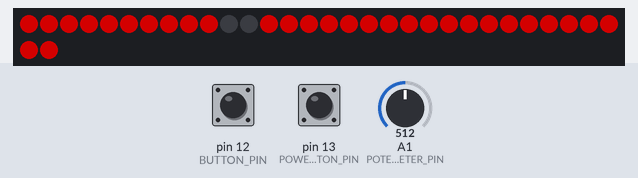
Simulated run of this sketch. Board: Arduino Uno, built with avr-gcc and run on an emulated ATmega328P. Parts: 32 RGB LEDs in strip order, left to right, continuing on the next row. Inputs (shaded band) come from the test bench; at power-on: pin 12 (BUTTON_PIN) HIGH, A1 (POTENTIOMETER_PIN) = 512, pin 13 (POWER_BUTTON_PIN) HIGH. Dim RGB values are drawn brighter than linear.

Above: at 1.27 s.
1.3 s: pin 12 (BUTTON_PIN) pulled LOW for 0.15 s
At 1.55 s:
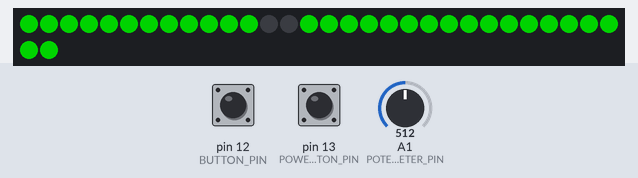
3.2 s: pin 12 (BUTTON_PIN) pulled LOW for 1 s
At 4.31 s:
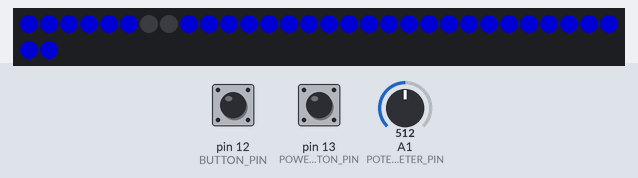
5.7 s: A1 (POTENTIOMETER_PIN) set to 716
7.3 s: pin 13 (POWER_BUTTON_PIN) pulled LOW for 0.15 s
At 7.7 s:
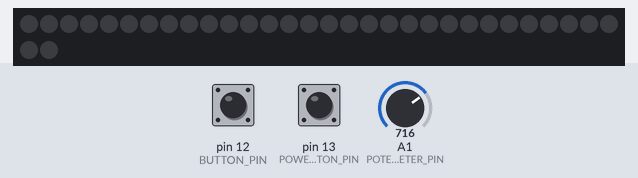
8.9 s: pin 13 (POWER_BUTTON_PIN) pulled LOW for 1 s
At 10.04 s:
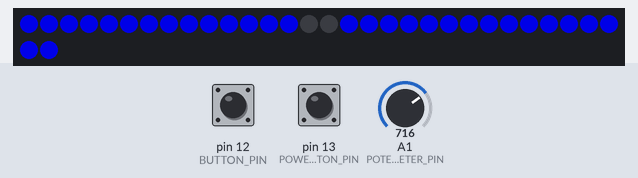

Measured:
- after the input at 1.3 s, the LEDs: first differ from a run without the input after 0.18 s (image 1)
- after the input at 3.2 s, the LEDs: first differ from a run without the input after 0.22 s (image 2 shows a later state)
- after the input at 7.3 s, the LEDs: change after 0.06 s (image 3)
- after the input at 8.9 s, the LEDs: first change after 0.15 s (image 4 shows a later state)

The sketch:

gammel_kode.ino
```cpp
#include <Adafruit_NeoPixel.h>

#define LED_PIN 3           // Pin for LED-stripe
#define NUM_LEDS 32          // Antall LED-er i stripen
#define BUTTON_PIN 12        // Pin for modusknapp
#define POTENTIOMETER_PIN A1 // Analog pin for potensiometer
#define POWER_BUTTON_PIN 13 // Pin for strømknapp
#define SPEED_BUTTON 1

Adafruit_NeoPixel strip = Adafruit_NeoPixel(NUM_LEDS, LED_PIN, NEO_GRB + NEO_KHZ800);

int buttonState = 0;       // Gjeldende tilstand av modusknapp
int lastButtonState = 0;   // Forrige tilstand av modusknapp
int powerButtonState = 0;  // Gjeldende tilstand av strømknapp
int lastPowerButtonState = 0; // Forrige tilstand av strømknapp
int mode = 0;              // Gjeldende modus
int brightness = 128;      // Gjeldende lysstyrke (0-255)
int potValue = 0;          // Verdi fra potensiometer
bool powerOn = true;    // Strømstatus
int currentLED = 0;        // Gjeldende LED i mønsteret

void setup() {
  strip.begin();
  strip.show(); // sett alle pixel til 'off', siden man slår av lyset når...
  pinMode(BUTTON_PIN, INPUT_PULLUP);
  pinMode(POWER_BUTTON_PIN, INPUT_PULLUP); // Strømknapp som input med pull-up motstand (trur jeg)
}

void loop() {

  activatePot();
  activateButtons();


  // Oppdater LED-stripen basert på strømstatus og gjeldende modus
  if (powerOn) {
    switch (mode) {
      case 0: // Modus 0: Rød
        setColor(255, 0, 0);
        break;
      case 1: // Modus 1: Grønn
        setColor(0, 255, 0);
        break;
      case 2: // Modus 2: Blå
        setColor(0, 0, 255);
        break;
      case 3: // Skulle være nytt mønster, men ble regulering av fart istedet
      	setColor(255, 0, 0);
      	delay(100);
      	setColor(0, 255, 0);
      	delay(100);
        setColor(0, 0, 255);
        break;
      case 4: // et faktiksst nytt mønster, går gradvis gjennom regnbuefargene
      	rainbowCycle();
      	break;

    }
    // Blink en etter en i mønsteret
    blinkPattern();
  } else {
    setColor(0, 0, 0); // Slå av LED-stripen når strømmen er av
  }

  	valueReset();

}


void activatePot(){
 // Les potensiometerets verdi
  potValue = analogRead(POTENTIOMETER_PIN);
  brightness = map(potValue, 0, 1023, 0, 255); // Kartlegg verdien til lysstyrken
}

void activateButtons(){
   // Les tilstanden til modusknappen
  buttonState = digitalRead(BUTTON_PIN);

  // Sjekk om modusknappen er trykket
  if (buttonState != lastButtonState) {
    if (buttonState == LOW) {
      mode++; // Øk modusen når knappen trykkes
      if (mode > 4) {
        mode = 0; // Tilbake til første modus etter den siste
      }
    }
    delay(50); // delay siden millis blokker av en eller annen grunn
  }

  // Les tilstanden til strømknappen
  powerButtonState = digitalRead(POWER_BUTTON_PIN);

  // Sjekk om strømknappen er trykket
  if (powerButtonState != lastPowerButtonState) {
    if (powerButtonState == LOW) {
      powerOn = !powerOn; // Bytt strømstatus når knappen trykkes
      if (!powerOn) {
        // Slå av LED-stripen når strømmen er av
        setColor(0, 0, 0);
        strip.show();
      }
    }
    delay(50);
  }
}

void valueReset(){
  lastButtonState = buttonState; // Lagre forrige tilstand for modusknappen
  lastPowerButtonState = powerButtonState; // Lagre forrige tilstand for strømknappen
  strip.setBrightness(brightness); // Oppdater lysstyrken til LED-stripen
  strip.show(); // Oppdater LED-stripen
}

// Funksjon for å angi RGB-farge på LED-stripen
void setColor(int red, int green, int blue) {
  for (int i = 0; i < NUM_LEDS; i++) {
    strip.setPixelColor(i, red, green, blue);
  }
}

// Funksjon for å blinke LED-ene en etter en i mønsteret
void blinkPattern() {
  strip.setPixelColor(currentLED, 0, 0, 0); // Slå av forrige LED
  currentLED++; // Gå til neste LED i mønsteret
  if (currentLED >= NUM_LEDS) {
    currentLED = 0; // Start mønsteret på nytt når siste LED er nådd
  }
  strip.setPixelColor(currentLED, 0, 0, 0); // Slå på gjeldende LED
  delay(100); // Vent litt mellom hver LED
}

/*Eneste funksjonen med millis, denne blokerte av/på
knappen uten millis, mens hadde problemer med lys
mønsterne når jeg brukte millis på de andre funksjonene
*/
void rainbowCycle() {
  static int currentColor = 0;
  static unsigned long previousMillis = 0;
  int wait = 50; // Juster denne verdien for å endre blinkenes hastighet

  unsigned long currentMillis = millis();

  if (currentMillis - previousMillis >= wait) {
    previousMillis = currentMillis;

    strip.setPixelColor(currentLED, Wheel(currentColor));
    strip.show();

    currentColor++;
    if (currentColor >= 256) {
      currentColor = 0;
      setColor(0, 0, 0); // Slå av alle LED-er mellom fargene
    }
  }
}


// sett inn verdi 0 til 255 for farge verdi.
// fargene er overganger fra r - g - b - tilbake til r.
uint32_t Wheel(byte WheelPos) {
  if (WheelPos < 85) {
    return strip.Color(WheelPos * 3, 255 - WheelPos * 3, 0);
  } else if (WheelPos < 170) {
    WheelPos -= 85;
    return strip.Color(255 - WheelPos * 3, 0, WheelPos * 3);
  } else {
    WheelPos -= 170;
    return strip.Color(0, WheelPos * 3, 255 - WheelPos * 3);
  }
}

/* med knapp for lysstyrke så var det vanskelig å se noe noe
betydelig forskjell med verdiene jeg brukte.
For long/short press, gikk jeg tom for tid til å implimentere,
men trur det skal være fult mulig med hvordan jeg har sotte
opp knappene mine til nå*/
```
